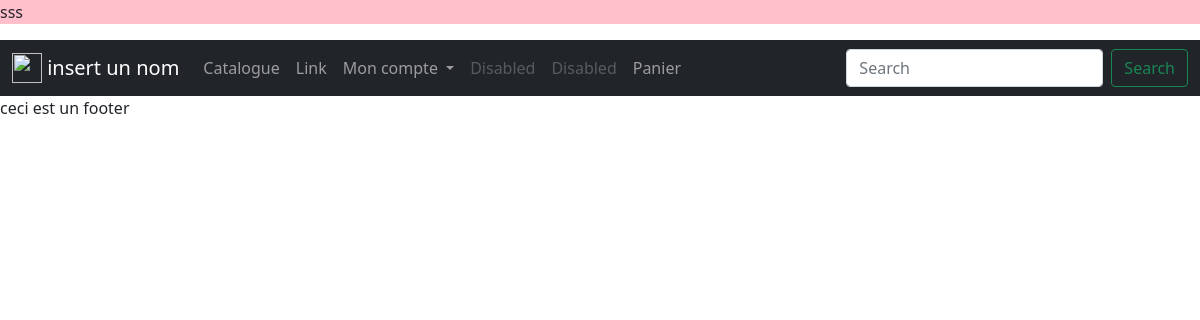
Page /manga/Levius on the earlier database version.
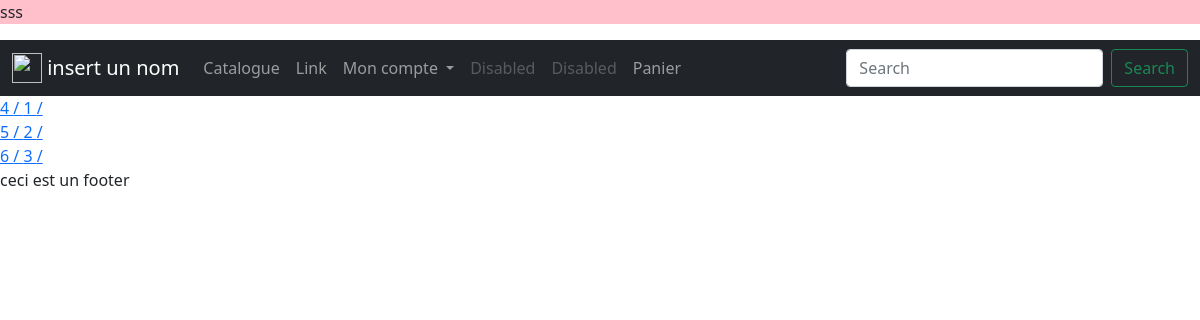
Same page on the later database version.
### tables this page shows
CREATE TABLE IF NOT EXISTS manga_tome(
    id INTEGER PRIMARY KEY AUTO_INCREMENT,
    numero_du_tome INTEGER,
    resume_du_tome TEXT,
    date_de_sortie DATE,
    price FLOAT,
    img TEXT,
    quantite_stock INTEGER,
    id_manga INTEGER,
    ean VARCHAR(20),
    del BOOL,
    FOREIGN KEY (id_manga)
	REFERENCES manga(id) ON UPDATE CASCADE ON DELETE NO ACTION
);

### model/Connection.php (called while the page is built)
<?php
class Connection {
    public static function getPDO():PDO
    {
         return new PDO(DBDSN,DBUSERNAME,DBPASSWORD,[
            PDO::ATTR_ERRMODE=>PDO::ERRMODE_EXCEPTION
        ]);
    }
}

### model/Sql.php (called while the page is built, shortened)
<?php
abstract class Sql{
    public function __construct(){
        $this->pdo = Connection::getPDO();
    }
}

### model/SqlManga.php (called while the page is built, shortened)
<?php
class SqlManga extends Sql{
    protected $class=Manga::class;
    public function selectTitre($value){
        $titre = str_replace("-", " ",$value );
        $sql="SELECT i.id,i.titre,i.dessinateur,i.scenariste,i.editeur_oeuvre_origine,c.categorie
            FROM manga AS i,categorie AS c
            WHERE i.id_categorie=c.id and i.titre LIKE :titre";
        $query=$this->pdo->prepare($sql);
        $query->execute(['titre'=>$titre]);
        $query->setFetchMode(PDO::FETCH_CLASS,$this->class);
        $result=$query->fetch();
        return $result;
    }
}

### model/Manga.php (called while the page is built, shortened)
<?php
class Manga
{
    private $id;
    public function getId()
    {
        return $this->id;
    }
}

### model/SqlMangaDetail.php (called while the page is built, shortened)
<?php
class SqlMangaDetail extends Sql{
    protected $class=DetailManga::class;
    public function all($id){
    $sql="SELECT id,numero_du_tome,date_de_sortie,price,quantite_stock,id_manga
        FROM manga_tome
        WHERE del=true and id_manga = ".$id;
    $query=$this->pdo->query($sql);
    $query->setFetchMode(PDO::FETCH_CLASS, $this->class);
    $result= $query->fetchAll();
    return $result;
    }
}

### model/DetailManga.php (the view, shortened to what this page needs)
<?php
class DetailManga extends Manga{
        private $id;
        private $numero_du_tome;
        private $resume_du_tome;
        public function __toString(){
            return $this->getId(). " / ". $this->getNumero_du_tome() . " / ". $this->getResume_du_tome()."</br>";
        }
        public function getResume_du_tome()
        {
                return $this->resume_du_tome;
        }
        public function getNumero_du_tome()
        {
                return $this->numero_du_tome;
        }
        public function getId()
        {
                return $this->id;
        }
}

### view/mangaDetail.php
<?php
foreach($detail as $list)
{
    echo '<a href='.REQ_TYPE_ID.'/'.$list->getNumero_du_tome().'>'.$list."</a>";
}
?>

Differences in the rows shown:
now on this page (row edited): manga_tome: id "4", numero_du_tome "1"
now on this page (row edited): manga_tome: id "5", numero_du_tome "2"
now on this page (row edited): manga_tome: id "6", numero_du_tome "3"
